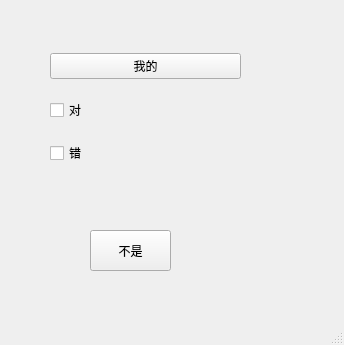
<?xml version="1.0" encoding="UTF-8"?>
<ui version="4.0">
 <class>MainWindow</class>
 <widget class="QMainWindow" name="MainWindow">
  <property name="geometry">
   <rect>
    <x>0</x>
    <y>0</y>
    <width>344</width>
    <height>345</height>
   </rect>
  </property>
  <property name="windowTitle">
   <string>主窗口</string>
  </property>
  <widget class="QWidget" name="centralwidget">
   <widget class="QWidget" name="verticalLayoutWidget">
    <property name="geometry">
     <rect>
      <x>50</x>
      <y>40</y>
      <width>191</width>
      <height>141</height>
     </rect>
    </property>
    <layout class="QVBoxLayout" name="verticalLayout">
     <item>
      <widget class="QPushButton" name="pushButton">
       <property name="cursor">
        <cursorShape>CrossCursor</cursorShape>
       </property>
       <property name="text">
        <string>我的</string>
       </property>
      </widget>
     </item>
     <item>
      <widget class="QCheckBox" name="checkBox">
       <property name="text">
        <string>对</string>
       </property>
      </widget>
     </item>
     <item>
      <widget class="QCheckBox" name="checkBox_2">
       <property name="text">
        <string>错</string>
       </property>
      </widget>
     </item>
    </layout>
   </widget>
   <widget class="QToolButton" name="toolButton">
    <property name="geometry">
     <rect>
      <x>90</x>
      <y>230</y>
      <width>81</width>
      <height>41</height>
     </rect>
    </property>
    <property name="text">
     <string>不是</string>
    </property>
   </widget>
  </widget>
  <widget class="QMenuBar" name="menubar">
   <property name="geometry">
    <rect>
     <x>0</x>
     <y>0</y>
     <width>344</width>
     <height>18</height>
    </rect>
   </property>
  </widget>
  <widget class="QStatusBar" name="statusbar"/>
 </widget>
 <resources/>
 <connections>
  <connection>
   <sender>pushButton</sender>
   <signal>clicked()</signal>
   <receiver>MainWindow</receiver>
   <slot>close()</slot>
   <hints>
    <hint type="sourcelabel">
     <x>171</x>
     <y>85</y>
    </hint>
    <hint type="destinationlabel">
     <x>277</x>
     <y>45</y>
    </hint>
   </hints>
  </connection>
 </connections>
</ui>
